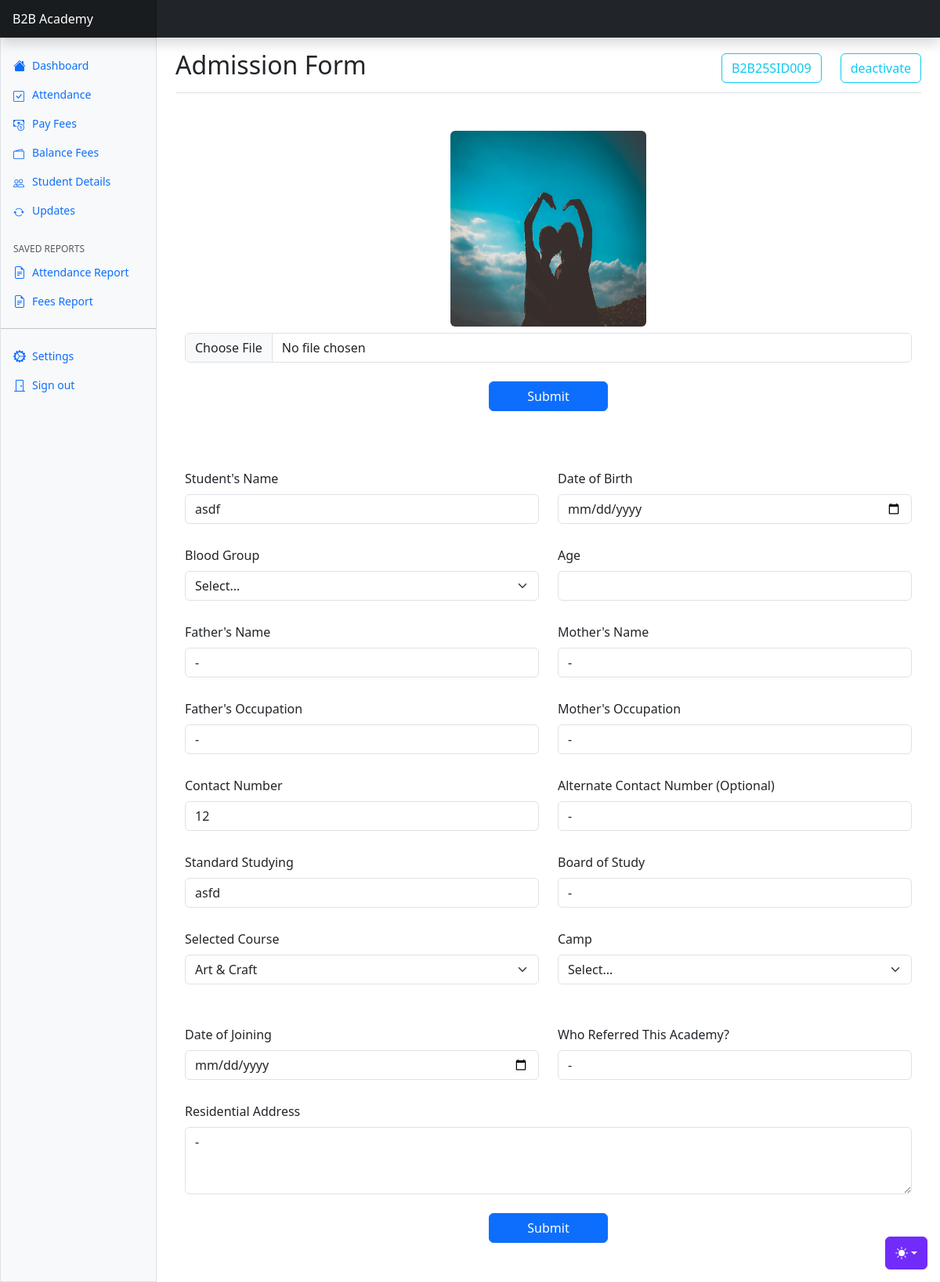
The page /wp-admin/update_student.php?rollno=B2B25SID009 on the database its author committed.
### tables this page shows
CREATE TABLE `students` (
  `id` int(11) NOT NULL,
  `studentPhoto` text DEFAULT NULL,
  `rollNo` varchar(25) DEFAULT NULL,
  `studentName` varchar(100) DEFAULT NULL,
  `dob` date DEFAULT NULL,
  `bloodGroup` varchar(5) DEFAULT NULL,
  `age` int(11) DEFAULT NULL,
  `course` int(11) DEFAULT NULL,
  `status` int(11) DEFAULT 0,
  `fatherName` varchar(100) DEFAULT NULL,
  `motherName` varchar(100) DEFAULT NULL,
  `fatherOccupation` varchar(100) DEFAULT NULL,
  `motherOccupation` varchar(100) DEFAULT NULL,
  `contactNumber` varchar(15) DEFAULT NULL,
  `alternateContact` varchar(15) DEFAULT NULL,
  `stdStudying` varchar(50) DEFAULT NULL,
  `boardStudy` varchar(50) DEFAULT NULL,
  `camp` varchar(50) DEFAULT NULL,
  `joiningDate` date DEFAULT NULL,
  `referrer` varchar(100) DEFAULT NULL,
  `residentialAddress` text DEFAULT NULL,
  `updated_at` datetime NOT NULL DEFAULT current_timestamp() ON UPDATE current_timestamp()
);

CREATE TABLE `courses` (
  `id` int(11) NOT NULL,
  `courseName` text NOT NULL,
  `price` decimal(10,2) DEFAULT NULL,
  `offerPrice` decimal(10,2) DEFAULT NULL,
  `enroll` int(11) DEFAULT 0,
  `active` tinyint(1) DEFAULT 1
);

### wp-admin/resource/conn.php (called while the page is built, shortened)
<?php
function safe_htmlspecialchars($value)
{
    return htmlspecialchars($value !== null ? $value : '-', ENT_QUOTES, 'UTF-8');
}
?>

### wp-admin/backend/course_fetch.php (called while the page is built)
<?php
try {
    $course_name = "SELECT id, courseName FROM courses";
    $course_stmt = $conn->prepare($course_name);
    $course_stmt->execute();
    $courses = $course_stmt->fetchAll(PDO::FETCH_ASSOC);
} catch (PDOException $e) {
    $courses = [];
    error_log("Database error: " . $e->getMessage());
}
?>

### wp-admin/update_student.php (the view, shortened to what this page needs)
<?php
require_once("./resource/conn.php");
$database = new Database();
$conn = $database->getConnection();
if (isset($_GET['rollno'])) {
    $rollno = $_GET['rollno'];
    $student_query = "SELECT id, studentPhoto, rollNo, studentName, dob, bloodGroup, age, course,status, fatherName, motherName, fatherOccupation, motherOccupation, contactNumber, alternateContact, stdStudying, boardStudy, camp, joiningDate, referrer, residentialAddress FROM students WHERE rollNo = :rollno";
    $stmt = $conn->prepare($student_query);
    $stmt->bindParam(':rollno', $rollno, PDO::PARAM_STR);
    $stmt->execute();
    $student_info = $stmt->fetch(PDO::FETCH_ASSOC);
    if ($student_info) {
        $student = $student_info;
    } else {
        echo "<script>alert('Student not found'); window.location.href='./';</script>";
    }
} else {
    echo "<script>alert('No roll number provided'); window.location.href='./';</script>";
}
include("./backend/course_fetch.php");
?>
<!doctype html>
<html lang="en" data-bs-theme="auto">
<head>
    <link rel="stylesheet" href="https://cdn.jsdelivr.net/npm/@docsearch/css@3">
    <link href="../assets/dist/css/bootstrap.min.css" rel="stylesheet">
    <link href="https://cdn.jsdelivr.net/npm/bootstrap-icons@1.10.5/font/bootstrap-icons.min.css" rel="stylesheet">
    <link href="./css/dashboard.css" rel="stylesheet">
</head>
<body>
    <?php include('./lib/themebtn.php') ?>
    <header class="navbar sticky-top bg-dark flex-md-nowrap p-0 shadow" data-bs-theme="dark">
        <a class="navbar-brand col-md-3 col-lg-2 me-0 px-3 fs-6 text-white" href="#">B2B Academy</a>
    </header>
    <div class="container-fluid">
        <div class="row">
            <?php include('./lib/navbar.php') ?>
            <main class="col-md-9 ms-sm-auto col-lg-10 px-md-4">
                <div
                    class="d-flex justify-content-between flex-wrap flex-md-nowrap align-items-center pt-3 pb-2 mb-3 border-bottom">
                    <h1 class="h2">Admission Form</h1>
                   <div class="d-flex gap-4">
                    <button class="btn btn-outline-info"><?= safe_htmlspecialchars($student['rollNo']) ?></button>
            <form id="student_status" onsubmit="submitForm(event)" >
                     <button class="btn btn-outline-info" type="submit"><?=
                      (safe_htmlspecialchars($student['status'])==0)?'activate':'deactivate'
                     ?></button>
                     </form>
                   </div>
                </div>
                <div class="container mt-5">
                    <div class="row g-4 mb-4">
                        <div class="col-md-12 text-center ">
                            <div>
                                <form id="admissionForm_img" onsubmit="submitForm(event)" enctype="multipart/form-data">
                                    <img src="./assets/img/students/<?= safe_htmlspecialchars($student['studentPhoto']) ?>" alt="" style="width:250px;height:250px;" class="mb-2 rounded">
                                    <input type="file" class="form-control" id="studentPhoto" name="studentPhoto" required accept="image/*">
                                    <div class="text-center mt-4" id="ad_btn">
                                        <button type="submit" class="btn btn-primary px-5">Submit</button>
                                    </div>
                                </form>
                            </div>
                        </div>
                    </div>
                    <form id="admissionForm" onsubmit="submitForm(event)" enctype="multipart/form-data">
                        <div class="row g-4">
                            <div class="col-md-6">
                                <label for="studentName" class="form-label">Student's Name</label>
                                <input type="text" class="form-control" id="studentName" name="studentName" value="<?= safe_htmlspecialchars($student['studentName']) ?>" required>
                            </div>
                            <div class="col-md-6">
                                <label for="dob" class="form-label">Date of Birth</label>
                                <input type="date"
                                    class="form-control"
                                    id="dob"
                                    name="dob"
                                    value="<?= isset($student['dob']) ? date('Y-m-d', strtotime($student['dob'])) : '' ?>"
                                    required>
                            </div>
                        </div>
                        <div class="row g-4 mt-1">
                            <div class="col-md-6">
                                <label for="bloodGroup" class="form-label">Blood Group</label>
                                <select class="form-select" id="bloodGroup" name="bloodGroup" required>
                                    <option disabled <?= empty($student['bloodGroup']) ? 'selected' : '' ?>>Select...</option>
                                </select>
                            </div>
                            <div class="col-md-6">
                                <label for="age" class="form-label">Age</label>
                                <input type="number" class="form-control" id="age" name="age" required value="<?= safe_htmlspecialchars($student['age']) ?>">
                            </div>
                        </div>
                        <div class="row g-4 mt-1">
                            <div class="col-md-6">
                                <label for="fatherName" class="form-label">Father's Name</label>
                                <input type="text" class="form-control" id="fatherName" name="fatherName" required value="<?= safe_htmlspecialchars($student['fatherName']) ?>">
                            </div>
                            <div class="col-md-6">
                                <label for="motherName" class="form-label">Mother's Name</label>
                                <input type="text" class="form-control" id="motherName" name="motherName" required value="<?= safe_htmlspecialchars($student['motherName']) ?>">
                            </div>
                        </div>
                        <div class="row g-4 mt-1">
                            <div class="col-md-6">
                                <label for="fatherOccupation" class="form-label">Father's Occupation</label>
                                <input type="text" class="form-control" id="fatherOccupation" name="fatherOccupation"
                                    required value="<?= safe_htmlspecialchars($student['fatherOccupation']) ?>">
                            </div>
                            <div class="col-md-6">
                                <label for="motherOccupation" class="form-label">Mother's Occupation</label>
                                <input type="text" class="form-control" id="motherOccupation" name="motherOccupation" value="<?= safe_htmlspecialchars($student['motherOccupation']) ?>"
                                    required>
                            </div>
                        </div>
                        <div class="row g-4 mt-1">
                            <div class="col-md-6">
                                <label for="contactNumber" class="form-label">Contact Number</label>
                                <input type="tel" class="form-control" id="contactNumber" name="contactNumber" required
                                    autocomplete="off" value="<?= safe_htmlspecialchars($student['contactNumber']) ?>">
                            </div>
                            <div class="col-md-6">
                                <label for="alternateContact" class="form-label">Alternate Contact Number
                                    (Optional)</label>
                                <input type="tel" class="form-control" id="alternateContact" name="alternateContact"
                                    autocomplete="off" value="<?= safe_htmlspecialchars($student['alternateContact']) ?>">
                            </div>
                        </div>
                        <div class="row g-4 mt-1">
                            <div class="col-md-6">
                                <label for="stdStudying" class="form-label">Standard Studying</label>
                                <input type="text" class="form-control" id="stdStudying" name="stdStudying" required value="<?= safe_htmlspecialchars($student['stdStudying']) ?>">
                            </div>
                            <div class="col-md-6">
                                <label for="boardStudy" class="form-label">Board of Study</label>
                                <input class="form-control" id="boardStudy" name="boardStudy" required value="<?= safe_htmlspecialchars($student['boardStudy']) ?>" type="text">
                            </div>
                        </div>
                        <div class="row g-4 mt-1">
                            <div class="col-md-6">
                                <label for="courseDetails" class="form-label">Selected Course</label>
                                <select class="form-select mb-4" id="course" name="course" required>
                                    <?php foreach ($courses as $course): ?>
                                        <option value="<?= $course['id'] ?>" <?= ($student['course'] == $course['id']) ? 'selected' : '' ?>>
                                            <?= safe_htmlspecialchars($course['courseName']) ?>
                                        </option>
                                    <?php endforeach; ?>
                                </select>
                            </div>
                            <div class="col-md-6">
                                <label for="camp" class="form-label">Camp</label>
                                <select class="form-select mb-4" id="camp" name="camp" required>
                                    <option disabled <?= empty($student['camp']) ? 'selected' : '' ?>>Select...</option>
                                </select>
                            </div>
                        </div>
                        <div class="row g-4 mt-1">
                            <div class="col-md-6">
                                <label for="joiningDate" class="form-label">Date of Joining</label>
                                <input type="date"
                                    class="form-control"
                                    id="joiningDate"
                                    name="joiningDate"
                                    value="<?= isset($student['joiningDate']) ? date('Y-m-d', strtotime($student['joiningDate'])) : '' ?>"
                                    required>
                            </div>
                            <div class="col-md-6">
                                <label for="referrer" class="form-label">Who Referred This Academy?</label>
                                <input type="text" class="form-control" id="referrer" name="referrer" value="<?= safe_htmlspecialchars($student['referrer']) ?>" required>
                            </div>
                        </div>
                        <div class="row g-4 mt-1">
                            <div class="col-md-12">
                                <label for="residentialAddress" class="form-label">Residential Address</label>
                                <textarea class="form-control" id="residentialAddress" name="residentialAddress"
                                    rows="3" required><?= safe_htmlspecialchars($student['residentialAddress']) ?></textarea>
                            </div>
                        </div>
                        <div class="text-center mt-4" id="ad_btn">
                            <button type="submit" class="btn btn-primary px-5">Submit</button>
                        </div>
                    </form>
                </div>
            </main>
        </div>
    </div>
</body>
</html>

### rows shown on the page
students: rollNo "B2B25SID009", studentPhoto (picture), studentName "asdf", bloodGroup "Select...", fatherName "-", motherName "-", fatherOccupation "-", motherOccupation "-", contactNumber "12", alternateContact "-", stdStudying "asfd", boardStudy "-", course "Art & Craft", camp "Select...", referrer "-", residentialAddress "-"
